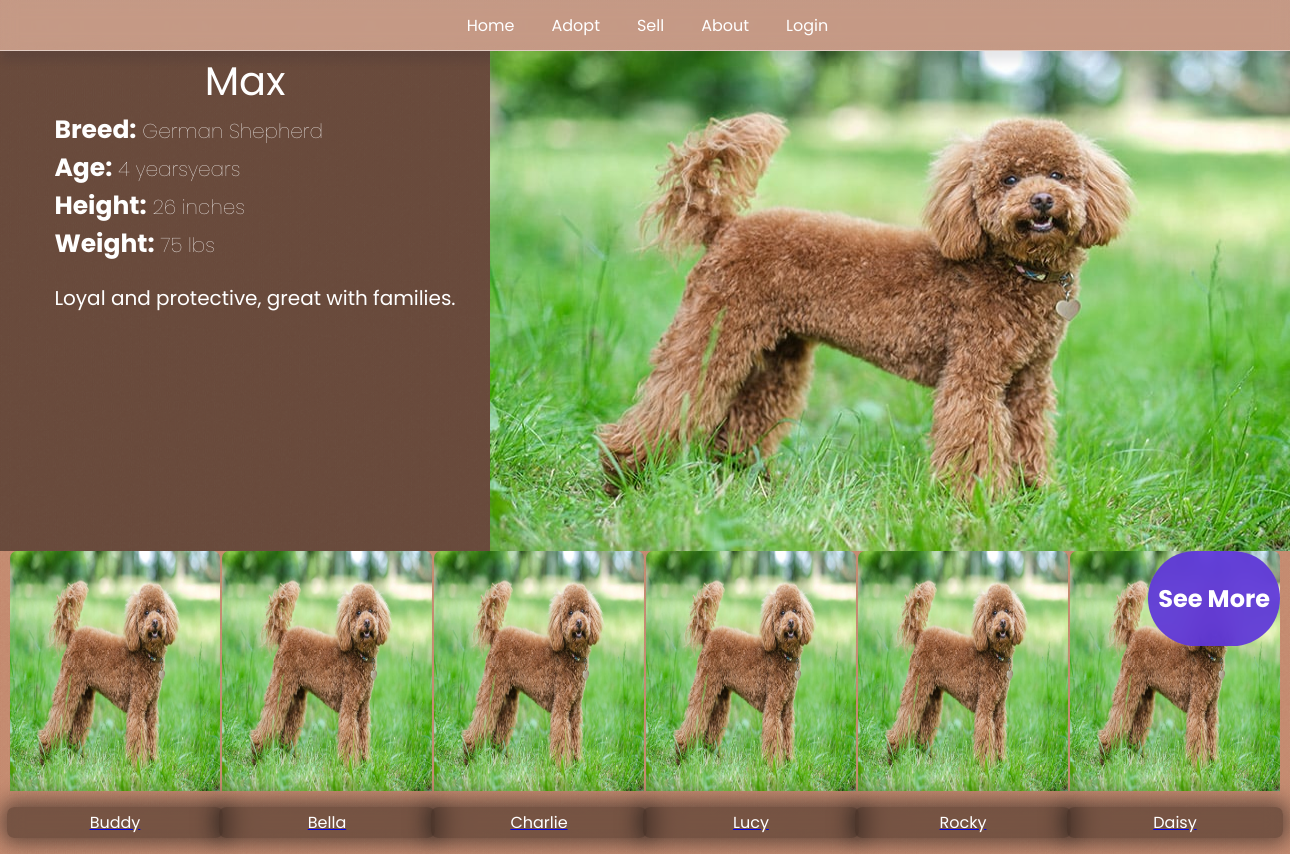
Screenshot of /adopt/2 with the database file from the repository.
### tables this page shows
CREATE TABLE dog (
    id INTEGER PRIMARY KEY AUTOINCREMENT,
    name TEXT NOT NULL,
    breed TEXT NOT NULL,
    age TEXT NOT NULL,
    height TEXT NOT NULL,
    weight TEXT NOT NULL,
    image TEXT NOT NULL,
    description TEXT NOT NULL
);

### pet.py (the view)
@app.route("/adopt/<_id>")
def adopt(_id:str):
    all_dogs = get_dogs()
    limited_dogs:list[dict[str,str]] =[]
    main_dog = {}
    for dog in all_dogs:
        if str(dog["_id"])!=_id and len(limited_dogs)<6:
            limited_dogs.append(dog)
        elif str(dog["_id"]) ==_id:
            main_dog = dog
    if not main_dog:
        main_dog = limited_dogs[0]
    return render_template("adopt.html",context={"dog":main_dog,"dogs":limited_dogs })

### pet.py (called while the page is built)
def get_dogs(count:int=-1):
    with sql.connect(DATABASE) as con:
        cur = con.cursor()
        _ = cur.execute("SELECT * FROM dog")
        dogs = cur.fetchall()
        dogs_dic = [
            {
                "_id":_id,
                "name": name,
                "breed": breed,
                "age": age,
                "height": height,
                "weight": weight,
                'image': image,
                "desc": description,
            }
            for (
                _id,
                name,
                breed,
                age,
                height,
                weight,
                image,
                description,
            ) in dogs[:count]
        ]
        return dogs_dic

### templates/adopt.html (shortened to what this page needs)
<!DOCTYPE html>
<html lang="en">
{% extends "base.html" %}
    {%block head%}
    <link rel="stylesheet" href="/static/css/navbar.css" type="text/css">
    {%endblock%}
    {%block body%}
    <div class="container">
        <div class="dogMain">
            <div class="dog_detail">
                <div class="dog_title">
                   <span>{{context.dog.name}}</span>
                </div>
                <div class="dog_inner_detail">
                    <div class="inner_detail">Breed:<span> {{context.dog.breed}}</span> </div>
                    <div class="inner_detail">Age:<span> {{context.dog.age}}years</span></div>
                    <div class="inner_detail">Height:<span> {{context.dog.height}}</span></div>
                    <div class="inner_detail">Weight:<span> {{context.dog.weight}}</span></div>
                    <p>{{context.dog.desc}}</p>
                </div>
            </div>
            <div class="dog_image">
                <img src="/{{context.dog.image}}" alt="">
            </div>
        </div>
        <div class="alldogs">
            <section id="feature" class="section-p1">
                {% if context %}
            {% for dog in context.dogs %}
            <a href="/adopt/{{dog._id}}">
                <div class="dog-item">
                <img src="/{{dog.image}}" alt="Dog 1">
                <p>
                {{dog.name}}
                </p>
            </div>
        </a>
        {%endfor %}
        {%endif%}
            </section>
            <div class="seemore">
                <h2>See More</h2>
            </div>
        </div>
        {%endblock%}

### static/css/navbar.css (style rules this page uses)
body { font-family: Poppins; background-image: url("/static/img/logo.gif"); background-size: 100%; background-color: white; margin: 0px; padding: none; color: white; }

### templates/adopt.html (style rules this page uses)
.container { display: flex; flex-direction: column; }
.dogMain { display: flex; justify-content: space-between; }
.alldogs { display: flex; }
.inner_detail { font-size: 25px; font-weight: bold; }
.inner_detail span { font-size: 20px; font-weight: 100; }
.dog_inner_detail { padding-left: 20px; }
.dog_detail { display: flex; flex:1; flex-direction: column; align-items: center; background-color: #0007; }
.dog_title { font-size: 40px; }
.dog_inner_detail p { font-size: 20px; justify-content: center; }
.dog_image { width: 800px; height: 500px; }
.dog_image img { height: 500px; width: 800px; }
.dog-item { display: grid; grid-template-areas: "a" "a" "a" "b"; max-width: 300px; justify-items: center; max-height: 100%; }
.dog-item img { grid-area: a; width: 210px; height: 240px; border-radius: 7px 7px 0px 0px; }
.dog-item p { grid-area: b; background-color: #0006; backdrop-filter: blur(8px); width: 100%; padding: 3px; box-shadow: 0px 0px 20px 6px #10101085; border-radius: 7px; text-align: center; color:white; }
.section-p1 { display: flex; flex-direction: row; flex-wrap: nowrap; align-content: center; justify-content: space-between; align-items: center; max-height: 100%; max-width: 100%; grid-area: a; padding: 0px 10px; }
.alldogs { display: grid; grid-template-areas: "a"; }
.seemore { grid-area: a; position: fixed; right: 10px; border-radius: 50px; padding: 10px; background: rgb(94 54 219 / 92%); backdrop-filter: blur(10px); }
body { overflow-x: hidden; }

### rows the page displays
dog: dog.name "Max", dog.breed "German Shepherd", dog.age "4 years", dog.height "26 inches", dog.weight "75 lbs", dog.desc "Loyal and protective, great with families.", dog.image (picture)
dog: image (picture), name "Buddy"
dog: image (picture), name "Bella"
dog: image (picture), name "Charlie"
dog: image (picture), name "Lucy"
dog: image (picture), name "Rocky"
dog: image (picture), name "Daisy"
